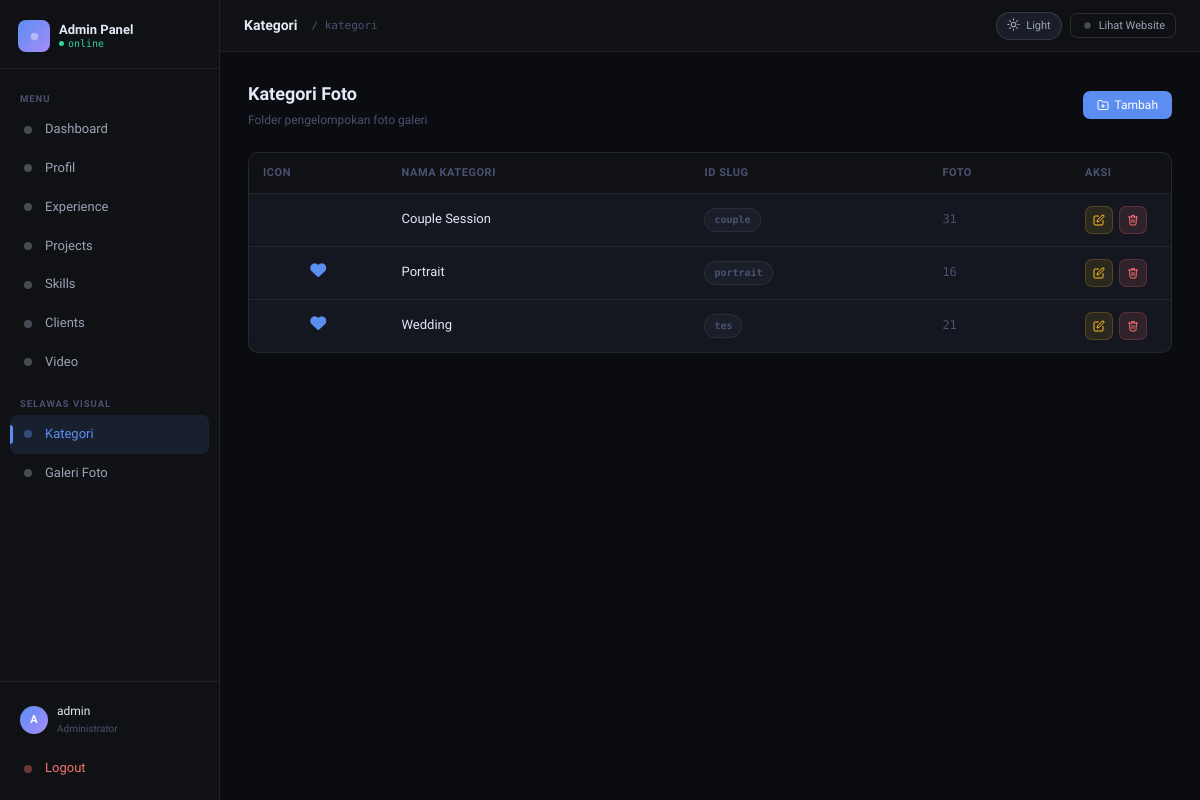
The app's page /admin/kategori.php (signed in), older data.
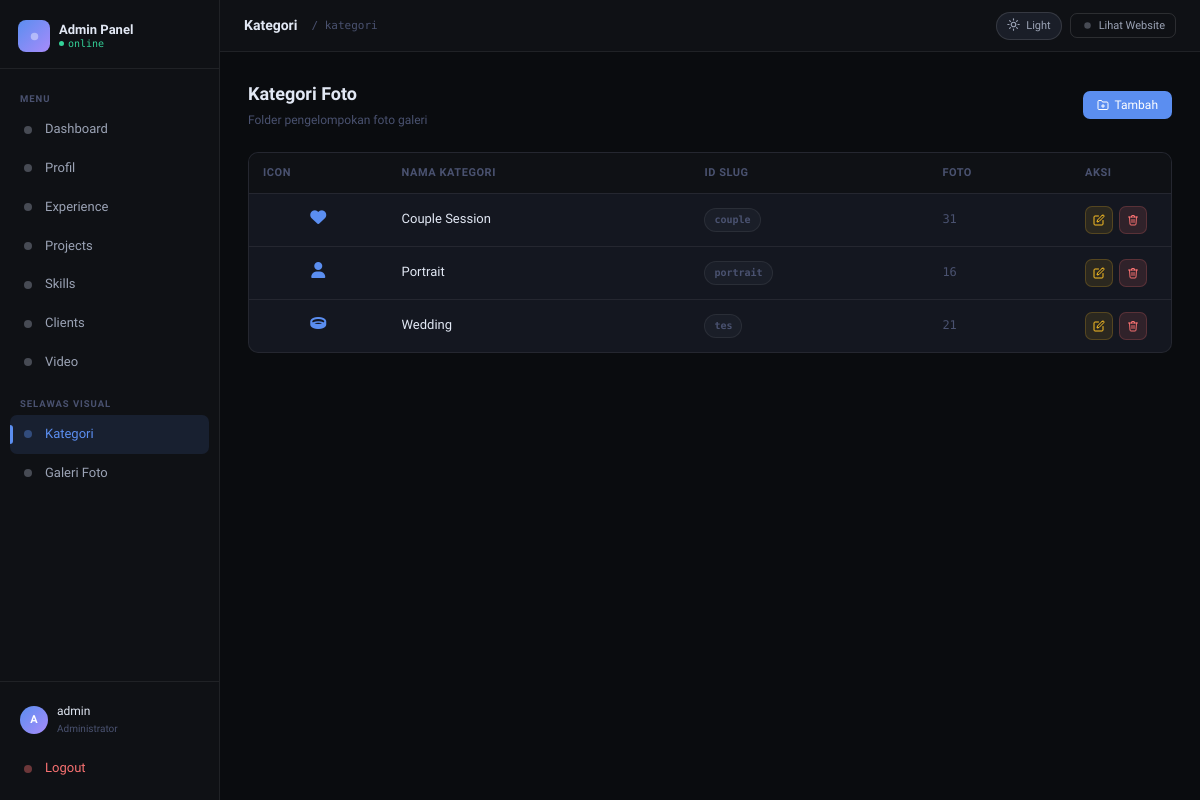
The same page, newer data.
### tables this page shows
CREATE TABLE `slws_categories` (
  `id` varchar(50) NOT NULL,
  `name` varchar(100) NOT NULL,
  `icon` varchar(50) NOT NULL,
  `cover_image` varchar(255) DEFAULT NULL
);

### admin/_auth.php (called while the page is built, shortened)
<?php
function csrf_token(): string {
    return $_SESSION['csrf_token'];
}
function csrf_qs(): string {
    return '_csrf=' . urlencode(csrf_token());
}

### admin/kategori.php (the view, shortened to what this page needs)
<?php
require '_auth.php';
$kategori = $pdo->query("SELECT c.*, COUNT(p.id) as total FROM slws_categories c LEFT JOIN slws_photos p ON c.id = p.category_id GROUP BY c.id")->fetchAll();
require '_layout.php';
?>
<div class="page-head">
  <div class="page-head-left">
    <h2>Kategori Foto</h2>
    <p>Folder pengelompokan foto galeri</p>
  </div>
  <button class="btn btn-primary" onclick="openModal()"><svg width="12" height="12" viewBox="0 0 24 24" fill="none" stroke="currentColor" stroke-width="2" stroke-linecap="round" stroke-linejoin="round"><path d="M22 19a2 2 0 0 1-2 2H4a2 2 0 0 1-2-2V5a2 2 0 0 1 2-2h5l2 3h9a2 2 0 0 1 2 2z"/><line x1="12" y1="11" x2="12" y2="17"/><line x1="9" y1="14" x2="15" y2="14"/></svg> Tambah</button>
</div>
<div class="card">
  <div class="table-wrap">
    <table>
      <thead>
        <tr>
          <th>Icon</th>
          <th>Nama Kategori</th>
          <th>ID Slug</th>
          <th>Foto</th>
          <th style="width:100px">Aksi</th>
        </tr>
      </thead>
      <tbody>
        <?php if (empty($kategori)): ?>
          <tr><td colspan="5"><div class="empty-box"><svg width="32" height="32" viewBox="0 0 24 24" fill="none" stroke="currentColor" stroke-width="1.5" stroke-linecap="round" stroke-linejoin="round"><path d="M22 19a2 2 0 0 1-2 2H4a2 2 0 0 1-2-2V5a2 2 0 0 1 2-2h5l2 3h9a2 2 0 0 1 2 2z"/></svg><p>Belum ada kategori.</p></div></td></tr>
        <?php else: ?>
          <?php foreach ($kategori as $k): ?>
          <tr>
            <td style="text-align:center"><i class="fas <?= htmlspecialchars($k['icon']) ?>" style="font-size:16px;color:var(--accent)"></i></td>
            <td style="font-weight:500;color:var(--text-hi)"><?= htmlspecialchars($k['name']) ?></td>
            <td><span class="badge badge-dim"><?= htmlspecialchars($k['id']) ?></span></td>
            <td style="font-family:var(--mono);font-size:12px;color:var(--text-dim)"><?= $k['total'] ?></td>
            <td>
              <div class="td-action">
                <button class="btn btn-warn btn-sm btn-icon" onclick="editData('<?= $k['id'] ?>', '<?= htmlspecialchars(addslashes($k['name'])) ?>', '<?= htmlspecialchars(addslashes($k['icon'])) ?>')">
                  <svg width="12" height="12" viewBox="0 0 24 24" fill="none" stroke="currentColor" stroke-width="2" stroke-linecap="round" stroke-linejoin="round"><path d="M11 4H4a2 2 0 0 0-2 2v14a2 2 0 0 0 2 2h14a2 2 0 0 0 2-2v-7"/><path d="M18.5 2.5a2.121 2.121 0 0 1 3 3L12 15l-4 1 1-4 9.5-9.5z"/></svg>
                </button>
                <a href="kategori.php?aksi=hapus&id=<?= urlencode($k['id']) ?>&<?= csrf_qs() ?>" class="btn btn-danger btn-sm btn-icon" onclick="return confirm('YAKIN? Ini akan menghapus semua foto di kategori ini!')">
                </a>
              </div>
            </td>
          </tr>
          <?php endforeach; ?>
        <?php endif; ?>
      </tbody>
    </table>
  </div>
</div>
</div></div>
</body></html>

Row changes from the older to the newer data that the page shows:
changed slws_categories "Couple Session": icon "fa-couple" → "fa-heart" (drawn)
changed slws_categories "Portrait": icon "fa-heart" → "fa-user" (drawn)
changed slws_categories "Wedding": icon "fa-heart" → "fa-ring" (drawn)
